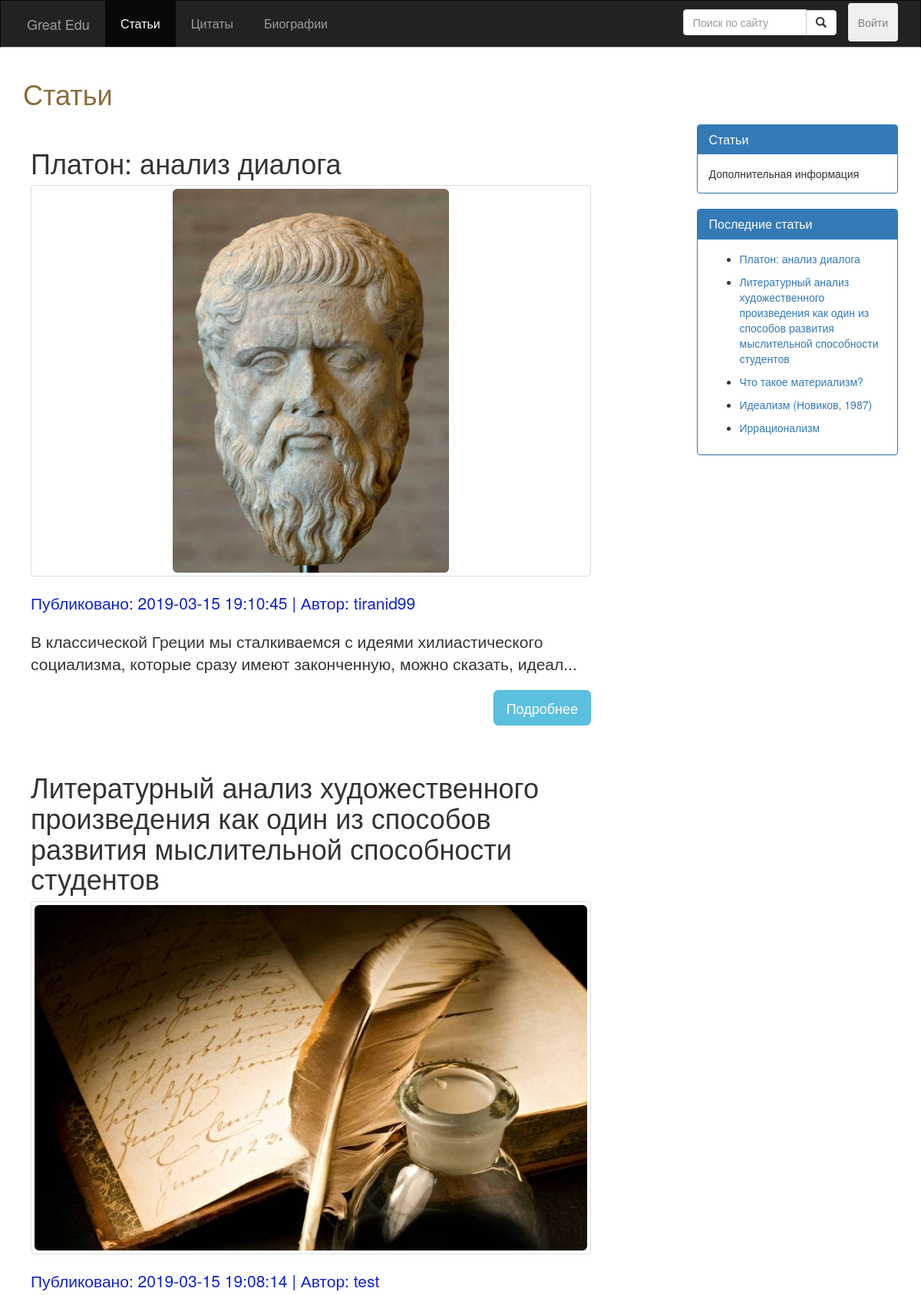
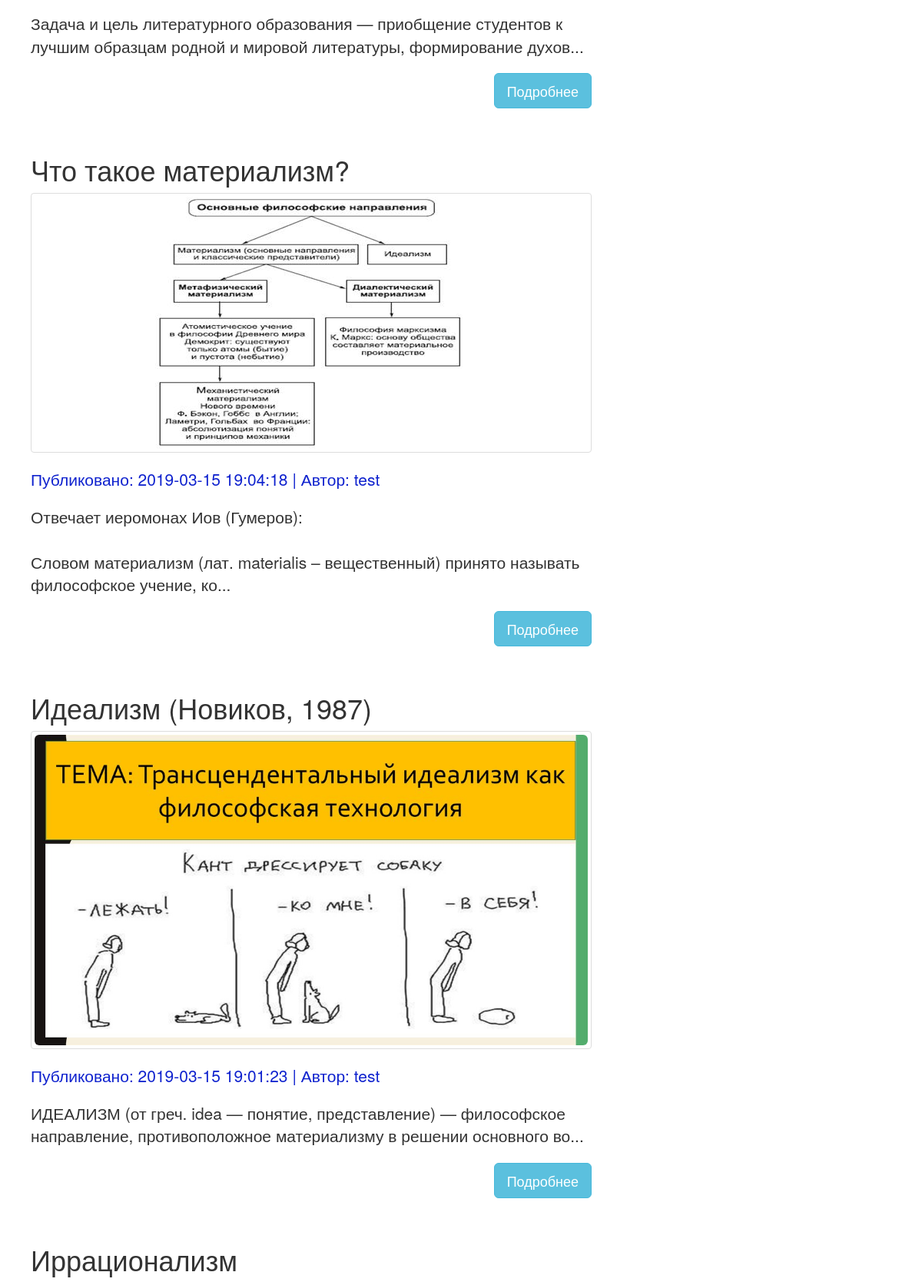
The app's page /src/public_routes/index.php (upper part) with its own data (2 pictures, top to bottom).
### src/Include/dbFunctions.php (called while the page is built, shortened)
<?php
require_once 'DatabaseLoad.php';
function doSQLQuery($query)
{
  global $con2;
  try {
    $exec = mysqli_query($con2, $query) or die(mysqli_error($con2));
    if ($exec) {
      return $exec;
    }
  } catch (Exception $e) {
    echo $e->getMessage();
  }
  return false;
}
function execQueryToArray($query)
{
  global $con2;
  $exec = doSQLQuery($query) or die(mysqli_error($con2));
  if ($exec) {
    $arr = [];
    if (mysqli_num_rows($exec) > 0) {
      while ($post = mysqli_fetch_assoc($exec)) {
        array_push($arr, $post);
      }
    }
    return $arr;
  }
  return null;
}
function getUserById($id)
{
  $query = "SELECT * FROM Пользователи WHERE id = $id";
  $resultArray = execQueryToArray($query);
  $author = $resultArray[0];
  return $author;
}

### src/public_routes/index.php (called while the page is built)
<?php require_once('Blog.php') ?>

### src/Include/commonFuncs.php (called while the page is built, shortened)
<?php
function LoadTextFromContentFile($file)
{
  $post_content = '';
  if (is_null($file)) {
    $post_content = 'error load';
  } else {
    $post_content = file_get_contents('Upload/contents/' . $file);
  }
  return $post_content;
}

### src/utils/blog_c.php (the view, shortened to what this page needs)
<?php
function fillBlog() {
  global $con2;
  $query = "";
  if (isset($_GET['search'])) {
    if (empty($_GET['search'])) {
      Redirect_To('Blog.php');
    } else {
    }
  } else {
    $query = "SELECT * FROM Статьи ORDER BY дата_публикации DESC LIMIT 0,5	";
  }
  $exec = doSQLQuery($query) or die(mysqli_error($con2));
  if ($exec) {
    if (mysqli_num_rows($exec) > 0) {
      while ($post = mysqli_fetch_assoc($exec)) {
        $post_id = $post['id'];
        $post_date = $post['дата_публикации'];
        $post_title = $post['заголовок'];
        $author_id = $post['автор'];
        $post_image = $post['изображение'];
        $post_file = $post['файл_контент'];
        $text = LoadTextFromContentFile($post_file);
        $post_content = $text;
        if (mb_strlen($text) > 128) {
          $post_content = mb_substr($text, 0, 128, "utf-8") . '...';
        }
        $author_obj = getUserById($author_id);
        $post_author = $author_obj['никнейм'];
        ?>
        <div class="post">
          <div class="post-title">
            <h1><?php echo htmlentities($post_title); ?></h1>
          </div>
          <div class="thumbnail">
            <img class="img-responsive img-rounded imagefull" src="../Upload/Image/<?php echo $post_image  . '?m=' . time(); ?>">
          </div>
          <div class="post-info">
            <p class="lead">
              Публиковано: <?php echo htmlentities($post_date); ?> | Автор: <?php echo htmlentities($post_author); ?>
            </p>
          </div>
          <div class="post-content">
            <p class="lead"><?php echo nl2br($post_content); ?></p>
          </div>
          <p>
            <a href="Post.php?id=<?php echo $post_id; ?>">
              <button class="btn btn-info btn-lg" id="read_more_btn">Подробнее</button>
            </a>
            <div class="clearfix"></div>
          </p>
        </div>
  <?php
  }
  } else {
    echo "<span class='lead'>No result<span>";
    }
  }
}
    ?>
    <?php
function fillBlogPostsReferences()
{
  $sql = "SELECT * FROM Статьи ORDER BY дата_публикации DESC LIMIT 5 ";
  $exec = doSQLQuery($sql);
  while ($recentPost = mysqli_fetch_assoc($exec)) {
    $postID = $recentPost['id'];
    ?>
    <nav>
      <ul>
        <li><a href="Post.php?id=<?php echo $postID; ?>">
            <?php echo $recentPost['заголовок'] ?>
          </a></li>
      </ul>
    </nav>
  <?php
  }
}
?>

### src/public_routes/Assets/style.css (style rules this page uses)
body { background: #041627; overflow-x: hidden; }
.post-info { color: rgb(15, 34, 206); }
.post { padding: 10px; margin-bottom: 10px; }
#read_more_btn { float: right; }
.imagefull { max-height: 500px; }

### records on screen
статьи: заголовок "Платон: анализ диалога", изображение (picture), дата_публикации "2019-03-15 19:10:45", автор.никнейм "tiranid99", файл_контент "В классической Греции мы сталкиваемся с идеями хилиастического социализма, которые сразу имеют законченную, можно сказать, идеал..."
статьи: заголовок "Литературный анализ художественного произведения как один из способов развития мыслительной способности студентов", изображение (picture), дата_публикации "2019-03-15 19:08:14", автор.никнейм "test", файл_контент "Задача и цель литературного образования — приобщение студентов к лучшим образцам родной и мировой литературы, формирование духов..."
статьи: заголовок "Что такое материализм?", изображение (picture), дата_публикации "2019-03-15 19:04:18", автор.никнейм "test", файл_контент "Отвечает иеромонах Иов (Гумеров): Словом материализм (лат. materialis – вещественный) принято называть философское учение, ко..."
статьи: заголовок "Идеализм (Новиков, 1987)", изображение (picture), дата_публикации "2019-03-15 19:01:23", автор.никнейм "test", файл_контент "ИДЕАЛИЗМ (от греч. idea — понятие, представление) — философское направление, противоположное материализму в решении основного во..."
статьи: заголовок "Иррационализм"
